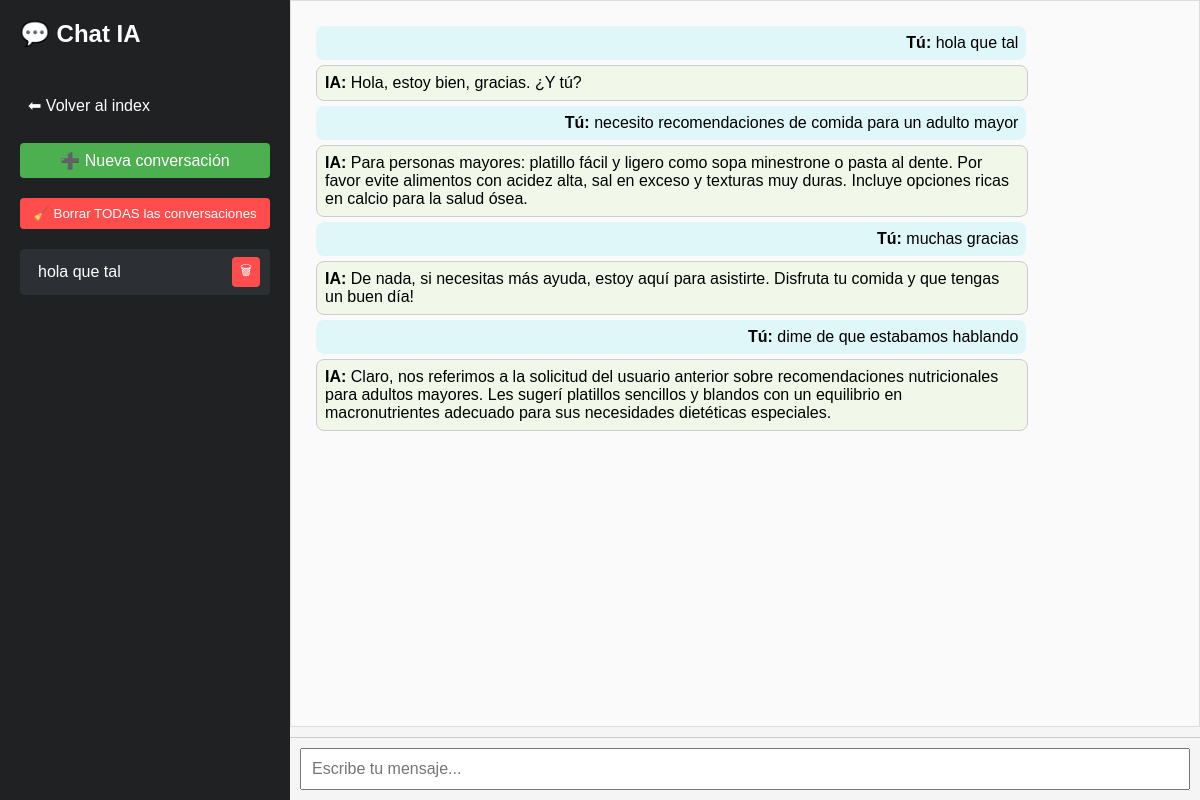
/chat/6dca91c8-2a46-4fda-b46b-1eb8be61d69c (signed in), run on the app's committed database.
### ia.py (models this page shows)
class SesionVisual(db.Model):
    id = db.Column(db.Integer, primary_key=True)
    session_id = db.Column(db.String(64), nullable=False, unique=True)
    identificador = db.Column(db.String(50), nullable=False)
    user_id = db.Column(db.Integer, db.ForeignKey('usuario.id'))
    usuario = db.relationship('Usuario', backref='sesiones')

class Conversacion(db.Model):
    id = db.Column(db.Integer, primary_key=True)
    session_id = db.Column(db.String(64), nullable=False)
    role = db.Column(db.String(10), nullable=False)
    content = db.Column(db.Text, nullable=False)
    timestamp = db.Column(db.DateTime, default=datetime.utcnow)
    user_id = db.Column(db.Integer, db.ForeignKey('usuario.id'), nullable=True)

### ia.py (the view)
@app.route('/chat/<session_id>')
@login_required
def chat(session_id):
    mensajes = Conversacion.query.filter_by(session_id=session_id, user_id=current_user.id).order_by(Conversacion.timestamp).all()
    sesion_visual = SesionVisual.query.filter_by(session_id=session_id, user_id=current_user.id).first()
    identificador = sesion_visual.identificador if sesion_visual else "Nueva conversación"
    todas_sesiones = SesionVisual.query.filter_by(user_id=current_user.id).all()
    return render_template('chat.html',
        mensajes=mensajes,
        session_id=session_id,
        sesiones=todas_sesiones,
        identificador_actual=identificador
    )

### ia.py (called while the page is built)
@login_manager.user_loader
def load_user(user_id):
    return Usuario.query.get(int(user_id))

### templates/chat.html (shortened to what this page needs)
<!DOCTYPE html>
<html lang="es">
<head>
    <link rel="stylesheet" href="{{ url_for('static', filename='style.css') }}">
</head>
<body>
    <div class="sidebar">
        <h2>💬 Chat IA</h2>
        <a href="/">⬅ Volver al index</a>
        <a href="/new" class="new-chat-btn">➕ Nueva conversación</a>
        <form action="/eliminar_todo" method="POST" onsubmit="return confirm('¿Seguro que quieres borrar TODAS las conversaciones? Esta acción no se puede deshacer.');">
            <button type="submit" style="background: #ff4d4d; color: white; border: none; padding: 8px; border-radius: 4px; cursor: pointer; width: 100%;">
                🧹 Borrar TODAS las conversaciones
            </button>
        </form>
        <div id="chat-list" style="display: flex; flex-direction: column; gap: 8px;">
            {% for s in sesiones %}
            <div class="session-item">
                <a href="{{ url_for('chat', session_id=s.session_id) }}">{{ s.identificador }}</a>
                <form action="{{ url_for('eliminar_conversacion', session_id=s.session_id) }}" method="POST" style="display:inline;">
                    <button type="button" class="delete-btn">🗑</button>
                </form>
            </div>
            {% endfor %}
        </div>
    </div>
    <div class="main">
        <div id="chat" class="chat-box">
            {% if not mensajes %}
                <div class="welcome-message">
                    <h2>¡Bienvenida! Escribe algo para comenzar nuestra conversación. 😊</h2>
                </div>
            {% else %}
                {% for m in mensajes %}
                    <div class="{{ m.role }}">
                        <b>{{ 'Tú' if m.role == 'user' else 'IA' }}:</b> {{ m.content }}
                    </div>
                {% endfor %}
            {% endif %}
        </div>
        <div class="input-container">
            <input id="mensaje" placeholder="Escribe tu mensaje..." autofocus />
        </div>
    </div>
</body>
</html>

### static/style.css (style rules this page uses)
body { font-family: Arial, sans-serif; background: #f7f7f7; margin: 0; padding: 0; }
.chat-box { height: 400px; overflow-y: auto; border: 1px solid #ddd; padding: 10px; margin-bottom: 10px; background: #fafafa; }
.chat-box .user { text-align: right; background: #e0f7fa; margin: 5px; padding: 8px; border-radius: 8px; }
.chat-box .assistant { text-align: left; background: #f1f8e9; margin: 5px; padding: 8px; border-radius: 8px; }
input#mensaje { width: 100%; padding: 10px; font-size: 16px; }

### templates/chat.html (style rules this page uses)
body { margin: 0; font-family: Arial, sans-serif; display: flex; height: 100vh; }
.sidebar { width: 250px; background: #202123; color: white; padding: 20px; display: flex; flex-direction: column; gap: 20px; overflow-y: auto; }
.sidebar h2 { margin-top: 0; }
.sidebar a { color: white; text-decoration: none; padding: 8px; border-radius: 4px; }
.main { flex: 1; display: flex; flex-direction: column; background: #f5f5f5; }
.chat-box { flex: 1; padding: 20px; overflow-y: auto; }
.user, .assistant { max-width: 80%; margin: 10px; padding: 10px; border-radius: 10px; }
.user { background: #d1e7dd; align-self: flex-end; }
.assistant { background: #fff; border: 1px solid #ccc; align-self: flex-start; }
.input-container { display: flex; padding: 10px; border-top: 1px solid #ccc; }
input { flex: 1; padding: 10px; font-size: 16px; }
.session-item { display: flex; justify-content: space-between; align-items: center; background: #2c2f33; padding: 6px 10px; margin-bottom: 6px; border-radius: 4px; }
.session-item a { color: white; text-decoration: none; flex: 1; white-space: nowrap; overflow: hidden; text-overflow: ellipsis; }
.session-item form { margin: 0; }
.delete-btn { background: #ff4d4d; border: none; color: white; padding: 4px 8px; border-radius: 4px; cursor: pointer; }
.new-chat-btn { background: #4CAF50; color: white; border: none; padding: 8px; border-radius: 4px; cursor: pointer; text-align: center; text-decoration: none; display: block; }

### data on the page
SesionVisual: identificador "hola que tal"
Conversacion: role "Tú", content "hola que tal"
Conversacion: role "IA", content "Hola, estoy bien, gracias. ¿Y tú?"
Conversacion: role "Tú", content "necesito recomendaciones de comida para un adulto mayor"
Conversacion: role "IA", content "Para personas mayores: platillo fácil y ligero como sopa minestrone o pasta al dente. Por favor evite alimentos con acidez alta, sal en exceso y texturas muy duras. Incluye opciones ricas en calcio para la salud ósea."
Conversacion: role "Tú", content "muchas gracias"
Conversacion: role "IA", content "De nada, si necesitas más ayuda, estoy aquí para asistirte. Disfruta tu comida y que tengas un buen día!"
Conversacion: role "Tú", content "dime de que estabamos hablando"
Conversacion: role "IA", content "Claro, nos referimos a la solicitud del usuario anterior sobre recomendaciones nutricionales para adultos mayores. Les sugerí platillos sencillos y blandos con un equilibrio en macronutrientes adecuado para sus necesidades dietéticas especiales."
